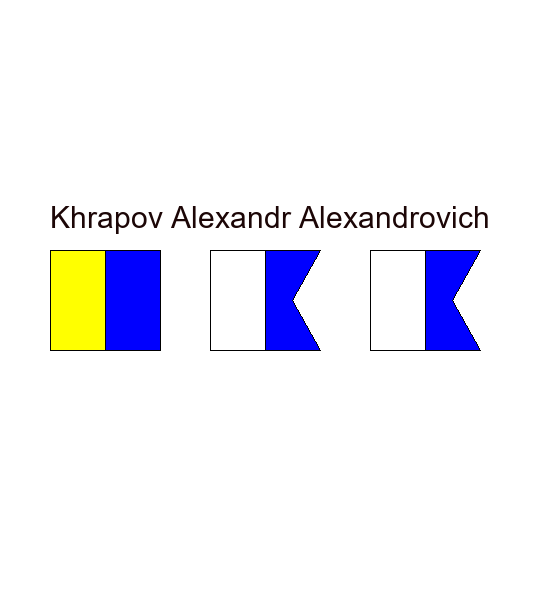

Write the Python code that produced this figure.
from PIL import Image, ImageDraw, ImageFont

img = Image.new('RGBA', (550, 600), 'white')
draw = ImageDraw.Draw(img)
text = "Khrapov Alexandr Alexandrovich"
font = ImageFont.truetype('arial.ttf', size=30)

draw.text((50, 200), text, font=font, fill='#1C0606')
draw.rectangle((50, 250, 105, 350), fill='yellow', outline=(0, 0, 0))
draw.rectangle((105, 250, 160, 350), fill='blue', outline=(0, 0, 0))

draw.rectangle((210, 250, 265, 350), fill='white', outline=(0, 0, 0))
draw.polygon(((265, 250), (320, 250), (292.5, 300), (320, 350), (265, 350)), fill='blue', outline=(0, 0, 0))

draw.rectangle((370, 250, 425, 350), fill='white', outline=(0, 0, 0))
draw.polygon(((425, 250), (480, 250), (452.5, 300), (480, 350), (425, 350)), fill='blue', outline=(0, 0, 0))

img.show()
